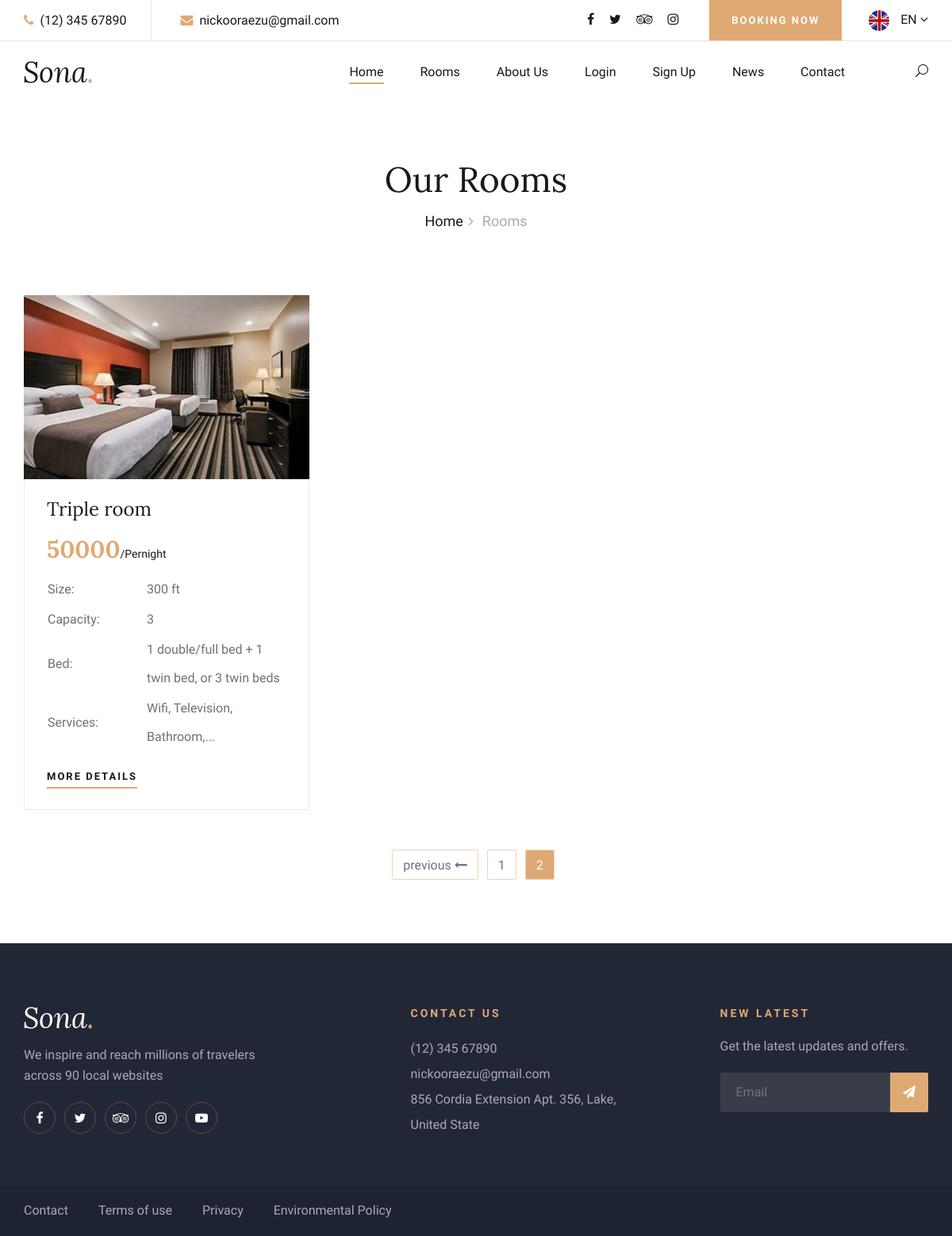
The page /rooms/?page=2 on the database as committed earlier.
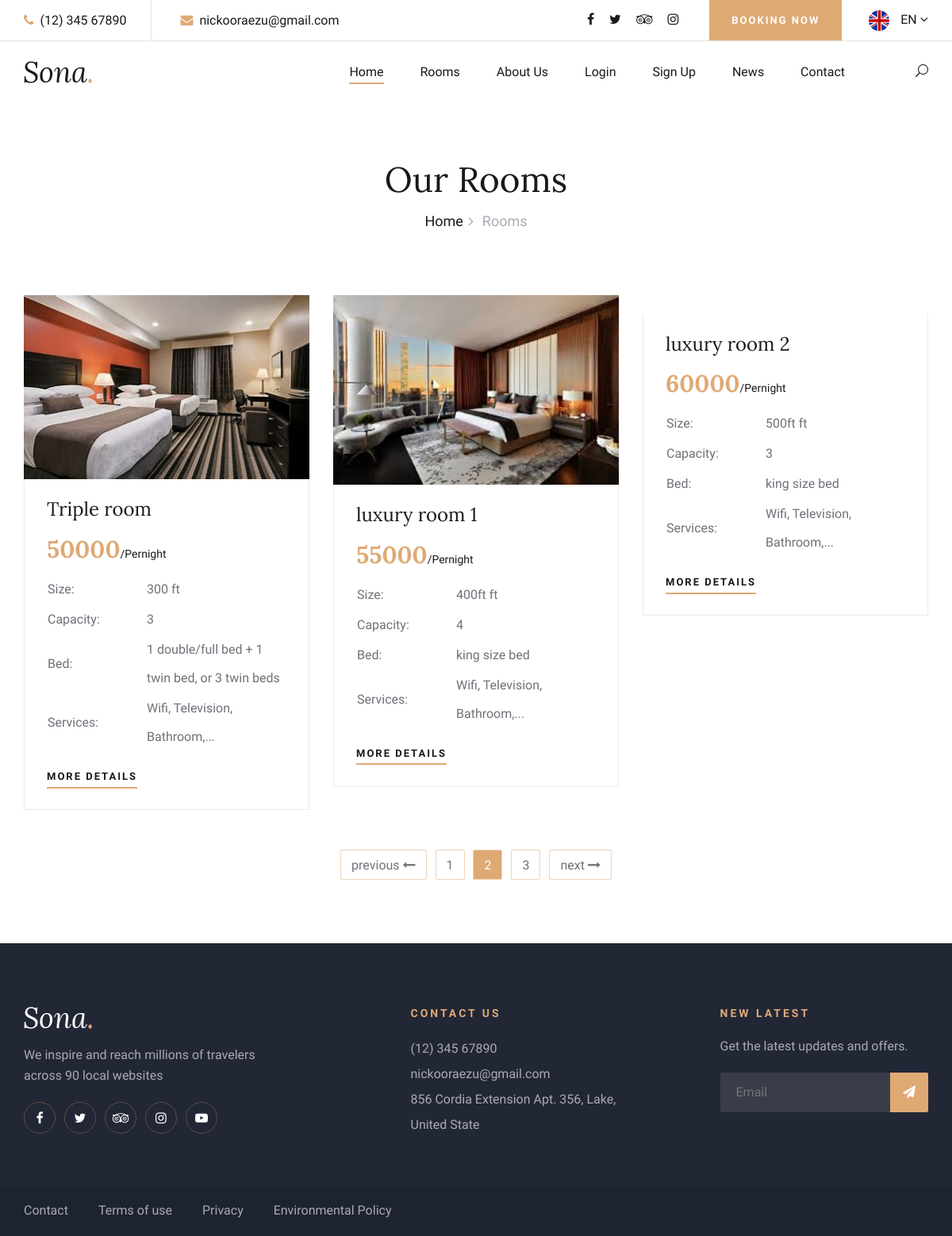
The same page on the database as committed later.
### rooms/models.py (models this page shows, shortened)
class Rooms(models.Model):
    room_type=models.CharField(max_length=50)
    room_number=models.CharField(max_length=20,unique=True)
    size=models.CharField(max_length=40)
    image=models.ImageField(upload_to='photos/room')
    capacity=models.CharField(max_length=30)
    bed=models.CharField(max_length=100)
    price_per_night=models.IntegerField()
    is_available=models.BooleanField(default=True)
    is_homepage=models.BooleanField(default=True)

### rooms/views.py (the view)
# urls.py: path('rooms/',include('rooms.urls')),
def rooms (request):
    rooms=Rooms.objects.all().filter(is_available=True )
    paginator=Paginator(rooms,3)
    page=request.GET.get('page')
    paged_rooms=paginator.get_page(page)
    context={
      'rooms': paged_rooms
    }
    return render(request,'rooms.html',context)

### templates/rooms.html (shortened to what this page needs)
{%extends 'base.html'%}
{%block pagecontent%}
    <div class="breadcrumb-section">
        <div class="container">
            <div class="row">
                <div class="col-lg-12">
                    <div class="breadcrumb-text">
                        <h2>Our Rooms</h2>
                        <div class="bt-option">
                            <a href="./home.html">Home</a>
                            <span>Rooms</span>
                        </div>
                    </div>
                </div>
            </div>
        </div>
    </div>
    <section class="rooms-section spad">
        <div class="container">
            <div class="row">
                {%for room in rooms%}
                <div class="col-lg-4 col-md-6">
                    <div class="room-item">
                        <img src="{{room.image.url}}" alt="">
                        <div class="ri-text">
                            <h4>{{room.room_type}}</h4>
                            <h3>{{room.price_per_night}}<span>/Pernight</span></h3>
                            <table>
                                <tbody>
                                    <tr>
                                        <td class="r-o">Size:</td>
                                        <td>{{room.size}} ft</td>
                                    </tr>
                                    <tr>
                                        <td class="r-o">Capacity:</td>
                                        <td>{{room.capacity}}</td>
                                    </tr>
                                    <tr>
                                        <td class="r-o">Bed:</td>
                                        <td>{{room.bed}}</td>
                                    </tr>
                                    <tr>
                                        <td class="r-o">Services:</td>
                                        <td>Wifi, Television, Bathroom,...</td>
                                    </tr>
                                </tbody>
                            </table>
                            <a href="{% url 'room_details' room.id %}" class="primary-btn">More Details</a>
                        </div>
                    </div>
                </div>
                {%endfor%}
                <div class="col-lg-12">
                    <div class="room-pagination">
                        {% if rooms.has_other_pages %}
                         {% if rooms.has_previous %}
                         <a href="?page={{rooms.previous_page_number}}">previous <i class="fa fa-long-arrow-left"></i></a>
                         {% else %}
                          <a href="#" style='display:none'>previous <i class="fa fa-long-arrow-leftt" ></i></a>
                         {% endif %}
                         {% for i in rooms.paginator.page_range %}
                            {% if rooms.number == i %}
                            <a  style='background:#dfa974 ;color:white' href="#"> {{i}}</a>
                            {% else %}
                              <a href="?page={{i}}"> {{i}}</a>
                            {% endif %}
                         {% endfor %}
                         {% if rooms.has_next %}
                          <a href="?page={{rooms.next_page_number}}"    >next <i class="fa fa-long-arrow-right"></i></a>
                         {% else %}
                          <a  href="#" style='display:none'>next </a>
                         {% endif %}
                        {% endif %}
                    </div>
                </div>
            </div>
        </div>
    </section>
    {%endblock%}

### templates/base.html (shortened to what this page needs)
{% load static %}
<!DOCTYPE html>
<html lang="zxx">
<head>
     <link href="https://cdn.jsdelivr.net/npm/bootstrap@5.3.3/dist/css/bootstrap.min.css" rel="stylesheet">
    <link rel="stylesheet" href="{%static 'css/bootstrap.min.css'%}" type="text/css">
    <link rel="stylesheet" href="{%static 'css/font-awesome.min.css'%}" type="text/css">
    <link rel="stylesheet" href="{%static 'css/elegant-icons.css'%}" type="text/css">
    <link rel="stylesheet" href="{%static 'css/flaticon.css'%}" type="text/css">
    <link rel="stylesheet" href="{%static 'css/owl.carousel.min.css'%}" type="text/css">
    <link rel="stylesheet" href="{%static 'css/nice-select.css'%}" type="text/css">
    <link rel="stylesheet" href="{%static 'css/jquery-ui.min.css'%}" type="text/css">
    <link rel="stylesheet" href="{%static 'css/magnific-popup.css'%}" type="text/css">
    <link rel="stylesheet" href="{%static 'css/slicknav.min.css'%}" type="text/css">
    <link rel="stylesheet" href="{%static 'css/style.css'%}" type="text/css">
    <link rel="stylesheet" href="{%static 'css/custom.css'%}" type="text/css">
</head>
<body>
    <header class="header-section">
        <div class="top-nav">
            <div class="container">
                <div class="row">
                    <div class="col-lg-6">
                        <ul class="tn-left">
                            <li><i class="fa fa-phone"></i> (12) 345 67890</li>
                            <li><i class="fa fa-envelope"></i> nickooraezu@gmail.com</li>
                        </ul>
                    </div>
                    <div class="col-lg-6">
                        <div class="tn-right">
                            <div class="top-social">
                                <a href="#"><i class="fa fa-facebook"></i></a>
                                <a href="#"><i class="fa fa-twitter"></i></a>
                                <a href="#"><i class="fa fa-tripadvisor"></i></a>
                                <a href="#"><i class="fa fa-instagram"></i></a>
                            </div>
                            <a href="{% url "rooms" %}" class="bk-btn">Booking Now</a>
                            <div class="language-option">
                                <img src="{%static 'img/flag.jpg'%}" alt="">
                                <span>EN <i class="fa fa-angle-down"></i></span>
                            </div>
                        </div>
                    </div>
                </div>
            </div>
        </div>
        <div class="menu-item">
            <div class="container">
                <div class="row">
                    <div class="col-lg-2">
                        <div class="logo">
                            <a href="{% url 'Home' %}">
                                <img src="{%static 'img/logo.png'%}" alt="">
                            </a>
                        </div>
                    </div>
                    <div class="col-lg-10">
                        <div class="nav-menu">
                            <nav class="mainmenu">
                                <ul>
                                    <li class="active"><a href="{% url 'Home' %}">Home</a></li>
                                    <li><a href="{% url 'rooms' %}">Rooms</a></li>
                                    <li><a href="{% url 'About-us' %}">About Us</a></li>
                                    {% if user.is_authenticated %}
                                    <li><a href="#">user</a>
                                        <ul class="dropdown">
                                             <li> <a href="#">Welcome  {{user.first_name}}</a></li>
                                            <li><a href="{% url 'logout' %}">logout</a></li>
                                            <li><a href="{% url 'dashboard' %}">Dashboard</a></li>
                                            {% else %}
                                             <li><a href="{% url 'login'%}">Login</a></li>
                                           <li><a href="{% url 'register'%}">Sign Up</a>
                                            {% endif %}
                                    </li>
                                    <li><a href="{% url 'blogs' %}">News</a></li>
                                    <li><a href="{% url 'contact' %}">Contact</a></li>
                                </ul>
                            </nav>
                            <div class="nav-right search-switch">
                                <i class="icon_search"></i>
                            </div>
                        </div>
                    </div>
                </div>
            </div>
        </div>
    </header>
    {%block pagecontent%}
    {%endblock%}
    <footer class="footer-section">
        <div class="container">
            <div class="footer-text">
                <div class="row">
                    <div class="col-lg-4">
                        <div class="ft-about">
                            <div class="logo">
                                <a href="#">
                                    <img src="img/footer-logo.png" alt="">
                                </a>
                            </div>
                            <p>We inspire and reach millions of travelers<br /> across 90 local websites</p>
                            <div class="fa-social">
                                <a href="#"><i class="fa fa-facebook"></i></a>
                                <a href="#"><i class="fa fa-twitter"></i></a>
                                <a href="#"><i class="fa fa-tripadvisor"></i></a>
                                <a href="#"><i class="fa fa-instagram"></i></a>
                                <a href="#"><i class="fa fa-youtube-play"></i></a>
                            </div>
                        </div>
                    </div>
                    <div class="col-lg-3 offset-lg-1">
                        <div class="ft-contact">
                            <h6>Contact Us</h6>
                            <ul>
                                <li>(12) 345 67890</li>
                                <li>nickooraezu@gmail.com</li>
                                <li>856 Cordia Extension Apt. 356, Lake, United State</li>
                            </ul>
                        </div>
                    </div>
                    <div class="col-lg-3 offset-lg-1">
                        <div class="ft-newslatter">
                            <h6>New latest</h6>
                            <p>Get the latest updates and offers.</p>
                            <form action="#" class="fn-form">
                                <input type="text" placeholder="Email">
                                <button type="submit"><i class="fa fa-send"></i></button>
                            </form>
                        </div>
                    </div>
                </div>
            </div>
        </div>
        <div class="copyright-option">
            <div class="container">
                <div class="row">
                    <div class="col-lg-7">
                        <ul>
                            <li><a href="#">Contact</a></li>
                            <li><a href="#">Terms of use</a></li>
                            <li><a href="#">Privacy</a></li>
                            <li><a href="#">Environmental Policy</a></li>
                        </ul>
                    </div>
                    </div>
                </div>
            </div>
    </footer>
</body>
</html>

Rows that differ between the two databases and show on the page:
added Rooms: image (picture), room_type "luxury room 1", price_per_night "55000", size "400ft", capacity "4", bed "king size bed"
added Rooms: room_type "luxury room 2", price_per_night "60000", size "500ft", capacity "3", bed "king size bed"
Other text that changed with them:
new list line: "3"
text now shown: "next"
